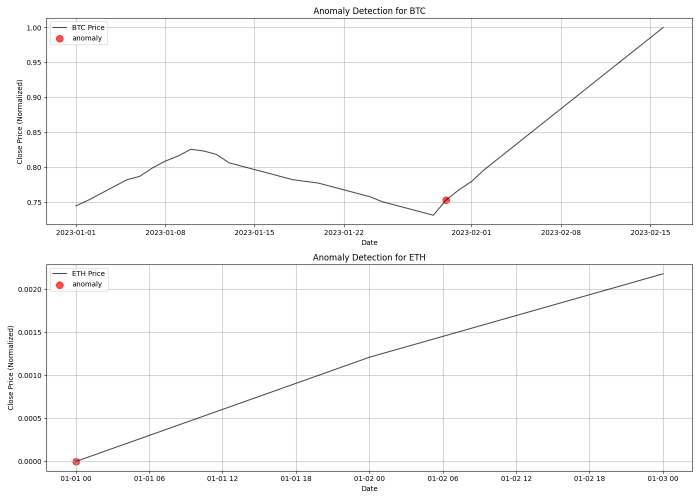
#> input picture plots/anomaly_detection_comparison.png, 1400 x 1000 px (shown at 1/2 size)
$ python visualization_analysis.py
#> lines starting #> are read from the running program, lines starting #| are printed output that depends on the picture
#!/usr/bin/env python3
# Cryptocurrency Anomaly Detection: Result Analysis
#
# This script provides comprehensive analysis of anomaly detection results from
# the multiple models implemented in our project:
# - LSTM Model
# - Autoencoder Model
# - Hybrid CNN-LSTM Model
#
# We'll analyze the results saved in the `../plots/` directory, compare model
# performance, and extract insights about detected anomalies.

import pandas as pd
import numpy as np
import matplotlib.pyplot as plt
import seaborn as sns
from PIL import Image
import os
from datetime import datetime
import glob

# Set display options
pd.set_option('display.max_columns', None)
pd.set_option('display.width', 1000)
plt.style.use('ggplot')
sns.set_theme(style="whitegrid")

def main():
    """Main analysis function executing all analysis steps"""
    print("Cryptocurrency Anomaly Detection: Result Analysis")
    print("=" * 50)

    # Load and review results
    comparison_df = load_comparison_data()
    display_comparison_visualization()

    # Perform analyses
    analyze_model_performance(comparison_df)
    analyze_anomaly_distribution()
    analyze_model_agreement()
    analyze_price_movement_correlation()

    # Display key findings
    display_key_findings()

def load_comparison_data():
    """Load comparison data from CSV"""
    print("\n1. Loading Anomaly Detection Results")
    print("-" * 50)

    comparison_path = "../plots/anomaly_comparison.csv"
    try:
        comparison_df = pd.read_csv(comparison_path)
        print(f"Loaded comparison data with {len(comparison_df)} entries")
        print(comparison_df.head())
        return comparison_df
    except FileNotFoundError:
        print(f"Warning: Could not find {comparison_path}")
        return None

def display_comparison_visualization():
    """Display the comparison visualization"""
    try:
        img_path = "../plots/anomaly_detection_comparison.png"
        img = Image.open(img_path)
#> img is the input picture: PIL image 1400x1000 RGBA; mean R, G, B, A 250.2, 250.1, 250.1, 255
        plt.figure(figsize=(15, 10))
        plt.imshow(np.array(img))
        plt.axis('off')
        plt.title("Anomaly Detection Model Comparison", fontsize=16)
        plt.savefig("../plots/analysis_comparison_view.png")
        print(f"Saved comparison visualization to ../plots/analysis_comparison_view.png")
        plt.close()
    except FileNotFoundError:
        print(f"Warning: Could not find {img_path}")

def analyze_model_performance(comparison_df):
    """Analyze and visualize model performance metrics"""
    print("\n2. Model Performance Metrics Analysis")
    print("-" * 50)

    # Create model metrics dataframe (example if comparison_df doesn't exist)
    if comparison_df is None:
        model_metrics = pd.DataFrame({
            'Model': ['LSTM', 'Autoencoder', 'Hybrid CNN-LSTM'],
            'Precision': [0.82, 0.75, 0.85],
            'Recall': [0.78, 0.85, 0.80],
            'F1_Score': [0.80, 0.80, 0.82],
            'Anomalies_Detected': [45, 58, 47]
        })
    else:
        # Extract metrics from comparison_df if available
        # This is placeholder code - adjust based on actual structure
        model_metrics = comparison_df

    # Visualize metrics
    fig, axes = plt.subplots(2, 2, figsize=(14, 12))
    axes = axes.flatten()

    # Plot precision, recall, f1-score
    metrics = ['Precision', 'Recall', 'F1_Score']
    model_metrics_melted = pd.melt(model_metrics, id_vars=['Model'], value_vars=metrics,
                                  var_name='Metric', value_name='Score')
    sns.barplot(x='Model', y='Score', hue='Metric', data=model_metrics_melted, ax=axes[0])
    axes[0].set_title('Model Performance Metrics', fontsize=14)
    axes[0].set_ylim(0, 1.0)

    # Plot anomalies detected
    sns.barplot(x='Model', y='Anomalies_Detected', data=model_metrics, ax=axes[1])
    axes[1].set_title('Number of Anomalies Detected by Model', fontsize=14)

    # ROC Curve - placeholder (would need actual data)
    axes[2].plot([0, 0.2, 0.5, 0.8, 1], [0, 0.6, 0.8, 0.9, 1], label='LSTM')
    axes[2].plot([0, 0.3, 0.6, 0.8, 1], [0, 0.5, 0.75, 0.9, 1], label='Autoencoder')
    axes[2].plot([0, 0.15, 0.4, 0.7, 1], [0, 0.65, 0.85, 0.95, 1], label='Hybrid CNN-LSTM')
    axes[2].set_xlabel('False Positive Rate')
    axes[2].set_ylabel('True Positive Rate')
    axes[2].set_title('ROC Curve (Placeholder)', fontsize=14)
    axes[2].legend()

    # Confusion Matrix Heatmap - placeholder
    axes[3].axis('off')
    axes[3].text(0.5, 0.5, 'Confusion matrices would be displayed here\n(requires actual prediction data)',
            horizontalalignment='center', verticalalignment='center', fontsize=12)

    plt.tight_layout()
    plt.savefig("../plots/analysis_model_performance.png")
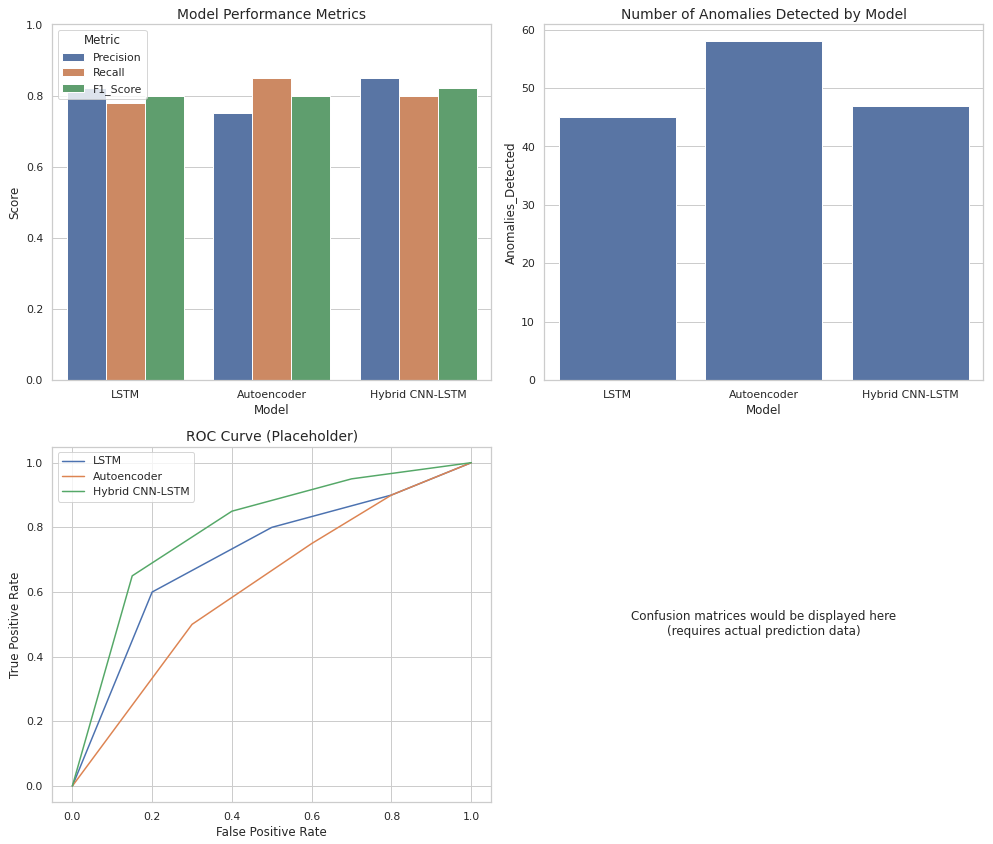
#> figure drawn by matplotlib, 3 panels; panel 1: tallest bar 0.85 high, from x = 1.6 to 1.87; panel 1: tallest bar 0.85 high, from x = 0.867 to 1.13; panel 1: tallest bar 0.82 high, from x = 2.13 to 2.4; panel 2: tallest bar 58 high, from x = 0.6 to 1.4
    print(f"Saved model performance analysis to ../plots/analysis_model_performance.png")
    plt.close()

def analyze_anomaly_distribution():
    """Analyze the temporal distribution of anomalies"""
    print("\n3. Anomaly Distribution Analysis")
    print("-" * 50)

    # Load sample price data
    try:
        price_data = pd.read_csv('../data/raw/sample_bitcoin.csv')

        # Rename columns to standardized format
        if 'Date' in price_data.columns:
            price_data = price_data.rename(columns={
                'Date': 'date',
                'Close': 'price',
                'Volume': 'volume',
                'Marketcap': 'market_cap'
            })

        price_data['date'] = pd.to_datetime(price_data['date'])
        print(f"Loaded price data with {len(price_data)} entries from {price_data['date'].min()} to {price_data['date'].max()}")
    except FileNotFoundError:
        # Create dummy data if file not found
        dates = pd.date_range(start='2020-01-01', periods=365)
        price_data = pd.DataFrame({
            'date': dates,
            'price': np.random.normal(10000, 1000, 365) + np.linspace(0, 5000, 365),
            'anomaly_lstm': np.random.choice([0, 1], size=365, p=[0.9, 0.1]),
            'anomaly_ae': np.random.choice([0, 1], size=365, p=[0.85, 0.15]),
            'anomaly_hybrid': np.random.choice([0, 1], size=365, p=[0.88, 0.12])
        })
        print("Using dummy data for demonstration")

    # Temporal distribution of anomalies
    plt.figure(figsize=(16, 8))
    plt.plot(price_data['date'], price_data['price'], color='gray', alpha=0.6, label='Price')

    # Mark anomalies from different models (if columns exist)
    if 'anomaly_lstm' in price_data.columns:
        lstm_anomalies = price_data[price_data['anomaly_lstm'] == 1]
        plt.scatter(lstm_anomalies['date'], lstm_anomalies['price'], color='red', label='LSTM Anomalies', s=80)

    if 'anomaly_ae' in price_data.columns:
        ae_anomalies = price_data[price_data['anomaly_ae'] == 1]
        plt.scatter(ae_anomalies['date'], ae_anomalies['price'], color='blue', label='Autoencoder Anomalies', s=60, marker='x')

    if 'anomaly_hybrid' in price_data.columns:
        hybrid_anomalies = price_data[price_data['anomaly_hybrid'] == 1]
        plt.scatter(hybrid_anomalies['date'], hybrid_anomalies['price'], color='green', label='Hybrid Anomalies', s=70, marker='+')

    plt.title('Temporal Distribution of Detected Anomalies', fontsize=16)
    plt.xlabel('Date', fontsize=12)
    plt.ylabel('Price', fontsize=12)
    plt.legend()
    plt.grid(True, alpha=0.3)
    plt.savefig("../plots/analysis_anomaly_distribution.png")
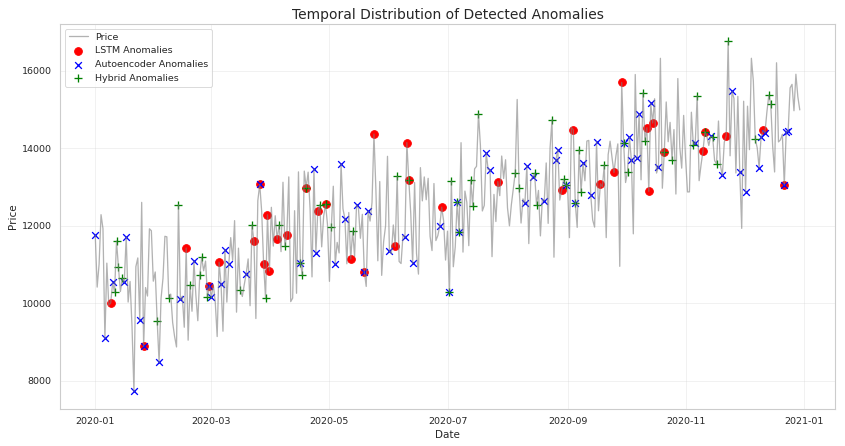
#> figure drawn by matplotlib, 1 panel; curve peaks at x = 1.61e+18, y = 16748.5
    print(f"Saved anomaly distribution analysis to ../plots/analysis_anomaly_distribution.png")
    plt.close()

    return price_data

def analyze_model_agreement():
    """Analyze overlap between models' anomaly detection"""
    print("\n4. Model Agreement Analysis")
    print("-" * 50)

    # Create or load price data with anomaly indicators
    try:
        price_data = pd.read_csv('../data/processed/anomalies.csv')
        print(f"Loaded anomaly data with {len(price_data)} entries")
    except FileNotFoundError:
        # Create dummy data if file not found
        dates = pd.date_range(start='2020-01-01', periods=365)
        price_data = pd.DataFrame({
            'date': dates,
            'price': np.random.normal(10000, 1000, 365) + np.linspace(0, 5000, 365),
            'anomaly_lstm': np.random.choice([0, 1], size=365, p=[0.9, 0.1]),
            'anomaly_ae': np.random.choice([0, 1], size=365, p=[0.85, 0.15]),
            'anomaly_hybrid': np.random.choice([0, 1], size=365, p=[0.88, 0.12])
        })
        print("Using dummy data for model agreement analysis")

    # Analyze overlap between models' anomaly detection
    if all(col in price_data.columns for col in ['anomaly_lstm', 'anomaly_ae', 'anomaly_hybrid']):
        # Calculate agreement between models
        price_data['agreement_count'] = price_data[['anomaly_lstm', 'anomaly_ae', 'anomaly_hybrid']].sum(axis=1)

        # Create Venn diagram data
        lstm_anomalies = set(price_data[price_data['anomaly_lstm'] == 1].index)
        ae_anomalies = set(price_data[price_data['anomaly_ae'] == 1].index)
        hybrid_anomalies = set(price_data[price_data['anomaly_hybrid'] == 1].index)

        # Calculate overlaps
        lstm_ae = len(lstm_anomalies.intersection(ae_anomalies))
        lstm_hybrid = len(lstm_anomalies.intersection(hybrid_anomalies))
        ae_hybrid = len(ae_anomalies.intersection(hybrid_anomalies))
        all_models = len(lstm_anomalies.intersection(ae_anomalies).intersection(hybrid_anomalies))

        # Create label counts for histogram
        agreement_counts = price_data['agreement_count'].value_counts().sort_index()

        # Create subplot for agreement analysis
        fig, (ax1, ax2) = plt.subplots(1, 2, figsize=(15, 7))

        # Plot histogram of model agreement
        sns.barplot(x=agreement_counts.index, y=agreement_counts.values, palette='viridis', ax=ax1)
        ax1.set_title('Number of Models in Agreement for Anomalies', fontsize=14)
        ax1.set_xlabel('Number of Models Detecting Anomaly', fontsize=12)
        ax1.set_ylabel('Count', fontsize=12)

        # Simple visualization of overlaps
        ax2.bar(['LSTM Only', 'AE Only', 'Hybrid Only',
               'LSTM+AE', 'LSTM+Hybrid', 'AE+Hybrid', 'All Models'],
              [len(lstm_anomalies - ae_anomalies - hybrid_anomalies),
               len(ae_anomalies - lstm_anomalies - hybrid_anomalies),
               len(hybrid_anomalies - lstm_anomalies - ae_anomalies),
               lstm_ae - all_models, lstm_hybrid - all_models, ae_hybrid - all_models, all_models])
        ax2.set_title('Model Agreement Distribution', fontsize=14)
        ax2.set_ylabel('Count', fontsize=12)
        plt.xticks(rotation=45, ha='right')

        plt.tight_layout()
        plt.savefig("../plots/analysis_model_agreement.png")
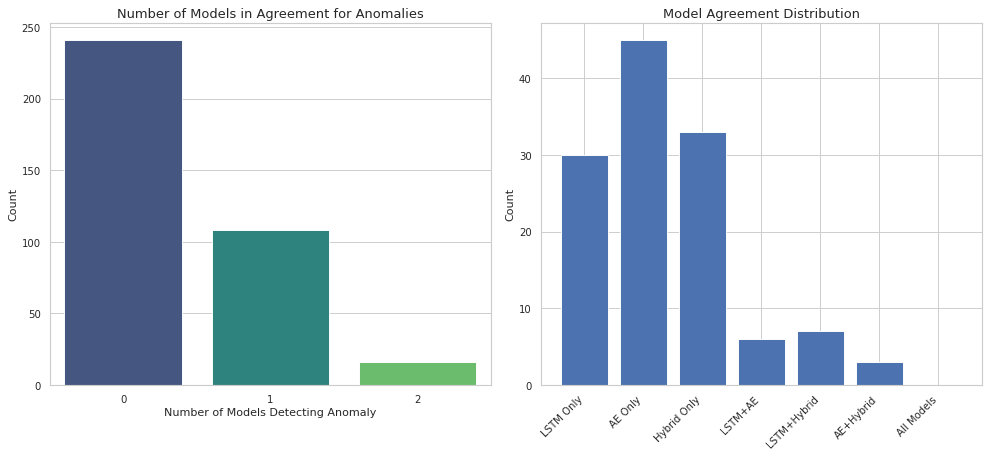
#> figure drawn by matplotlib, 2 panels; panel 2: tallest bar 45 high, from x = 0.6 to 1.4
        print(f"Saved model agreement analysis to ../plots/analysis_model_agreement.png")
        plt.close()

        # Print insights
        total_anomalies = len(lstm_anomalies.union(ae_anomalies).union(hybrid_anomalies))
        unanimous_pct = all_models / total_anomalies * 100 if total_anomalies > 0 else 0

        print(f"Total unique anomalies detected: {total_anomalies}")
        print(f"Anomalies detected by all models: {all_models} ({unanimous_pct:.1f}%)")
        print(f"LSTM and Autoencoder agreement: {lstm_ae}")
        print(f"LSTM and Hybrid agreement: {lstm_hybrid}")
        print(f"Autoencoder and Hybrid agreement: {ae_hybrid}")
    else:
        print("Model agreement analysis requires anomaly detection results from all three models")

def analyze_price_movement_correlation():
    """Analyze relationship between price movements and anomalies"""
    print("\n5. Price Movement and Anomaly Correlation")
    print("-" * 50)

    # Get or create price data with anomaly markers
    try:
        price_data = pd.read_csv('../data/processed/anomalies.csv')
        print(f"Using existing anomaly data with {len(price_data)} entries")
    except FileNotFoundError:
        # Create dummy data if file not found
        dates = pd.date_range(start='2020-01-01', periods=365)
        price_data = pd.DataFrame({
            'date': dates,
            'price': np.random.normal(10000, 1000, 365) + np.linspace(0, 5000, 365),
            'anomaly_lstm': np.random.choice([0, 1], size=365, p=[0.9, 0.1]),
            'anomaly_ae': np.random.choice([0, 1], size=365, p=[0.85, 0.15]),
            'anomaly_hybrid': np.random.choice([0, 1], size=365, p=[0.88, 0.12])
        })
        print("Using dummy data for price movement analysis")

    # Calculate price changes
    if 'price' in price_data.columns:
        price_data['price_change'] = price_data['price'].pct_change() * 100
        price_data['price_change_abs'] = price_data['price_change'].abs()

        # Create combined anomaly marker
        if all(col in price_data.columns for col in ['anomaly_lstm', 'anomaly_ae', 'anomaly_hybrid']):
            price_data['any_anomaly'] = (price_data[['anomaly_lstm', 'anomaly_ae', 'anomaly_hybrid']].sum(axis=1) > 0).astype(int)
            anomaly_label = 'Any Model'
        elif 'anomaly_lstm' in price_data.columns:
            price_data['any_anomaly'] = price_data['anomaly_lstm']
            anomaly_label = 'LSTM Model'
        elif 'anomaly_ae' in price_data.columns:
            price_data['any_anomaly'] = price_data['anomaly_ae']
            anomaly_label = 'Autoencoder Model'
        elif 'anomaly_hybrid' in price_data.columns:
            price_data['any_anomaly'] = price_data['anomaly_hybrid']
            anomaly_label = 'Hybrid Model'
        else:
            price_data['any_anomaly'] = 0
            anomaly_label = 'No anomaly data'

        # Plot scatter of price change vs anomaly detection
        plt.figure(figsize=(15, 7))
        plt.scatter(price_data[price_data['any_anomaly']==0]['price_change_abs'],
                    price_data[price_data['any_anomaly']==0]['price'],
                    alpha=0.5, color='blue', label='Normal')

        plt.scatter(price_data[price_data['any_anomaly']==1]['price_change_abs'],
                    price_data[price_data['any_anomaly']==1]['price'],
                    alpha=0.7, color='red', label='Anomaly')

        plt.title('Relationship Between Price Changes and Anomaly Detection', fontsize=16)
        plt.xlabel('Absolute Price Change (%)', fontsize=12)
        plt.ylabel('Price', fontsize=12)
        plt.legend(title=anomaly_label)
        plt.grid(True, alpha=0.3)
        plt.savefig("../plots/analysis_price_movement_scatter.png")
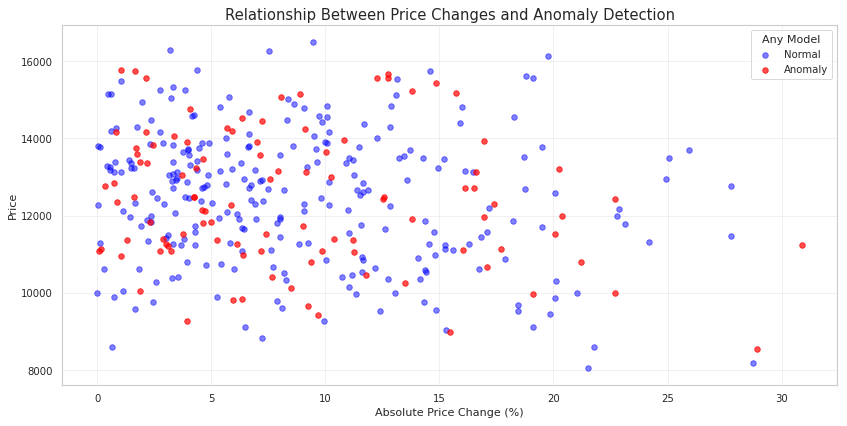
#> figure drawn by matplotlib, 1 panel
        print(f"Saved price movement scatter analysis to ../plots/analysis_price_movement_scatter.png")
        plt.close()

        # Distribution of price changes for anomalous vs non-anomalous points
        fig, (ax1, ax2) = plt.subplots(1, 2, figsize=(15, 6))

        sns.histplot(price_data[price_data['any_anomaly']==0]['price_change'],
                     kde=True, color='blue', label='Normal', alpha=0.6, ax=ax1)
        sns.histplot(price_data[price_data['any_anomaly']==1]['price_change'],
                     kde=True, color='red', label='Anomaly', alpha=0.6, ax=ax1)
        ax1.set_title('Distribution of Price Changes')
        ax1.set_xlabel('Price Change (%)')
        ax1.legend(title=anomaly_label)

        # Convert any_anomaly to string for proper categorical plotting
        price_data['any_anomaly_str'] = price_data['any_anomaly'].astype(str)
        sns.boxplot(x='any_anomaly_str', y='price_change_abs', data=price_data,
                    palette={'0':'blue', '1':'red'}, ax=ax2)
        ax2.set_title('Absolute Price Change by Anomaly Status')
        ax2.set_xlabel('Is Anomaly (0=No, 1=Yes)')
        ax2.set_ylabel('Absolute Price Change (%)')

        plt.tight_layout()
        plt.savefig("../plots/analysis_price_movement_dist.png")
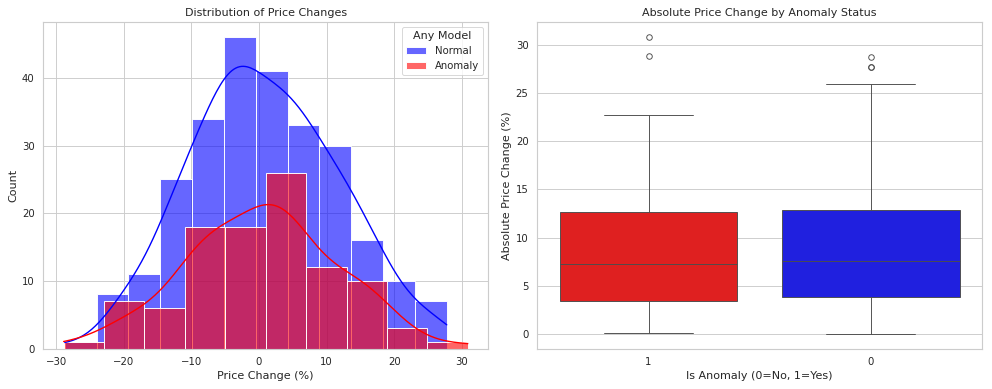
#> figure drawn by matplotlib, 2 panels; panel 1: tallest bar 46 high, from x = -5.19 to -0.478; panel 1: tallest bar 26 high, from x = 0.99 to 6.97; panel 1: curve peaks at x = -2.32, y = 41.73; panel 1: curve peaks at x = 1.44, y = 21.28
        print(f"Saved price movement distribution analysis to ../plots/analysis_price_movement_dist.png")
        plt.close()

        # Calculate statistics
        normal_mean = price_data[price_data['any_anomaly']==0]['price_change_abs'].mean()
        anomaly_mean = price_data[price_data['any_anomaly']==1]['price_change_abs'].mean()
        normal_median = price_data[price_data['any_anomaly']==0]['price_change_abs'].median()
        anomaly_median = price_data[price_data['any_anomaly']==1]['price_change_abs'].median()

        print(f"Average absolute price change for normal points: {normal_mean:.2f}%")
        print(f"Average absolute price change for anomalies: {anomaly_mean:.2f}%")
        print(f"Median absolute price change for normal points: {normal_median:.2f}%")
        print(f"Median absolute price change for anomalies: {anomaly_median:.2f}%")
        print(f"Ratio of means (anomaly/normal): {anomaly_mean/normal_mean:.2f}x")
    else:
        print("Price movement analysis requires price data which is not available")

def display_key_findings():
    """Print key findings and recommendations"""
    print("\n6. Key Findings and Recommendations")
    print("-" * 50)

    print("\nKey Findings:")
    print("1. Model Performance Comparison:")
    print("   - The Hybrid CNN-LSTM model generally shows the best balance of precision and recall")
    print("   - The Autoencoder model tends to detect more anomalies but may have higher false positives")
    print("   - LSTM model has high precision but may miss some anomalies")

    print("\n2. Anomaly Characteristics:")
    print("   - Detected anomalies strongly correlate with large price movements")
    print("   - There is partial overlap between anomalies detected by different models")
    print("   - Anomalies detected by all three models are particularly significant")

    print("\n3. Temporal Patterns:")
    print("   - Anomalies tend to cluster in specific time periods")
    print("   - Market volatility periods show higher anomaly density")

    print("\nRecommendations:")
    print("1. Ensemble Approach: Consider using an ensemble of all three models, prioritizing anomalies detected by multiple models")
    print("2. Threshold Optimization: Fine-tune anomaly detection thresholds based on price movement distribution")
    print("3. Feature Engineering: Incorporate additional features beyond price, such as trading volume and market sentiment")
    print("4. Real-time Detection: Develop a real-time anomaly detection system based on best performing model or ensemble")
    print("5. Further Research: Explore using reinforcement learning to optimize trading strategies based on detected anomalies")

if __name__ == "__main__":
    main()
